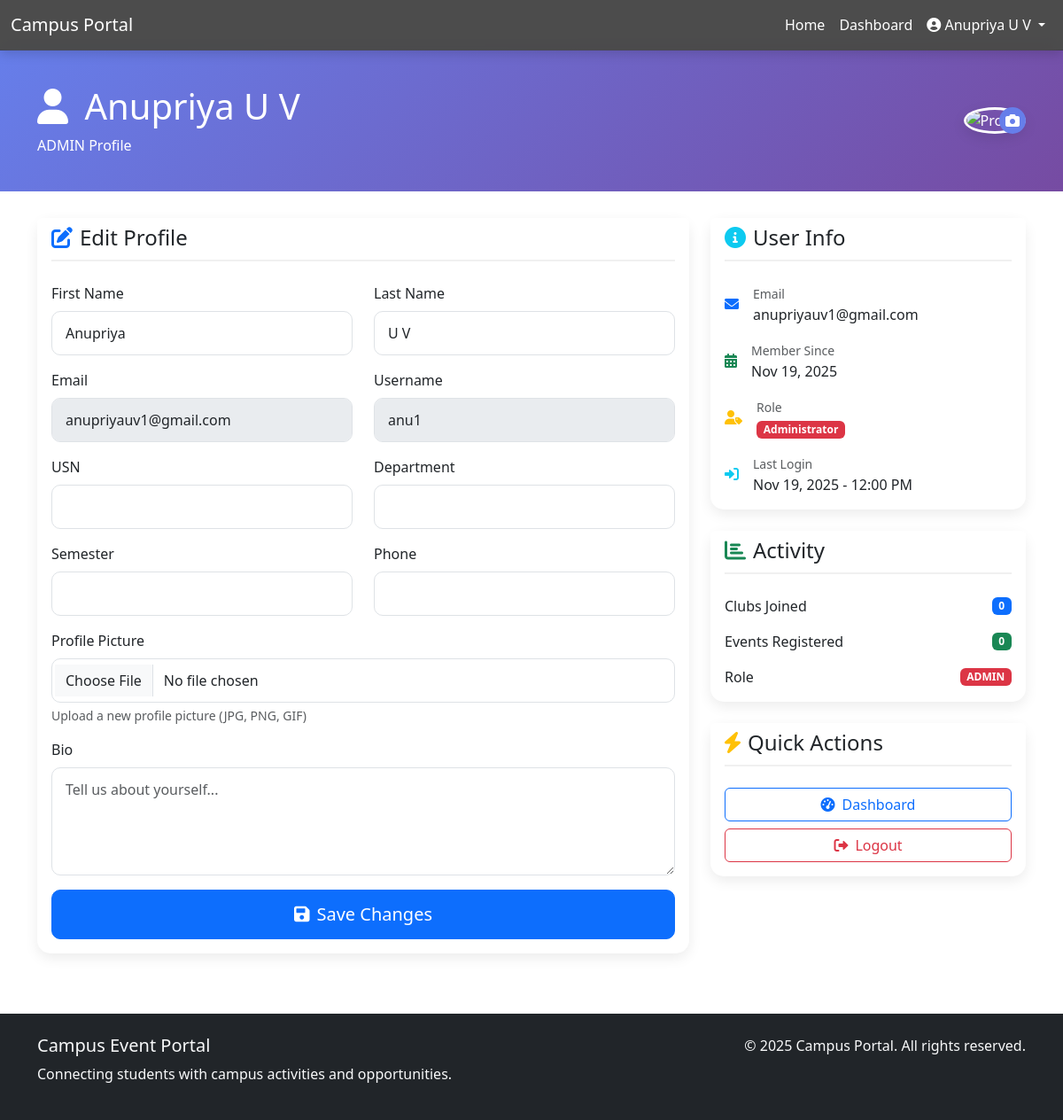
The page /accounts/profile/ (signed in) on the database its author committed.
### apps/accounts/models.py (models this page shows, shortened)
class User(AbstractBaseUser, PermissionsMixin):
    ROLE_CHOICES = [
        ('ADMIN', 'Administrator'),
        ('COORDINATOR', 'Club Coordinator'),
        ('STUDENT', 'Student'),
    ]
    email = models.EmailField(unique=True)
    username = models.CharField(max_length=150, unique=True)
    first_name = models.CharField(max_length=100)
    last_name = models.CharField(max_length=100)
    role = models.CharField(max_length=20, choices=ROLE_CHOICES, default='STUDENT')
    usn = models.CharField(max_length=20, blank=True, null=True, unique=True)
    department = models.CharField(max_length=100, blank=True)
    semester = models.IntegerField(blank=True, null=True)
    phone = models.CharField(max_length=15, blank=True)
    avatar = models.ImageField(upload_to='user_avatars/', blank=True, null=True)
    bio = models.TextField(blank=True)
    is_active = models.BooleanField(default=True)
    is_staff = models.BooleanField(default=False)
    date_joined = models.DateTimeField(default=timezone.now)
    objects = UserManager()
    USERNAME_FIELD = 'email'
    REQUIRED_FIELDS = ['username', 'first_name', 'last_name']
    class Meta:
        db_table = 'users'
        verbose_name = 'User'
        verbose_name_plural = 'Users'
    def get_full_name(self):
        return f"{self.first_name} {self.last_name}"
    def is_admin(self):
        return self.role == 'ADMIN'

### apps/accounts/views.py (the view)
# urls.py: path('profile/', views.profile_view, name='profile'),
@login_required
def profile_view(request):
    if request.method == 'POST':
        form = UserProfileForm(request.POST, request.FILES, instance=request.user)
        if form.is_valid():
            form.save()
            messages.success(request, 'Profile updated successfully!')
            return redirect('accounts:profile')
    else:
        form = UserProfileForm(instance=request.user)
    user_clubs = request.user.clubs.filter(is_active=True)
    user_events = EventRegistration.objects.filter(
        user=request.user
    ).select_related('event').order_by('-registration_date')[:10]
    context = {
        'form': form,
        'user_clubs': user_clubs,
        'user_events': user_events,
    }
    return render(request, 'accounts/profile.html', context)

### apps/accounts/forms.py
class UserProfileForm(forms.ModelForm):
    class Meta:
        model = User
        fields = ['first_name', 'last_name', 'usn', 'department',
                  'semester', 'phone', 'bio', 'avatar']
        widgets = {
            'first_name': forms.TextInput(attrs={'class': 'form-control'}),
            'last_name': forms.TextInput(attrs={'class': 'form-control'}),
            'usn': forms.TextInput(attrs={'class': 'form-control'}),
            'department': forms.TextInput(attrs={'class': 'form-control'}),
            'semester': forms.NumberInput(attrs={'class': 'form-control'}),
            'phone': forms.TextInput(attrs={'class': 'form-control'}),
            'bio': forms.Textarea(attrs={
                'class': 'form-control',
                'rows': 4,
                'placeholder': 'Tell us about yourself...'
            }),
            'avatar': forms.FileInput(attrs={'class': 'form-control'}),
        }

### templates/accounts/profile.html (shortened to what this page needs)
{% extends 'base.html' %}
{% load static %}
{% block content %}
<div class="profile-header">
    <div class="container">
        <div class="row align-items-center">
            <div class="col-md-8">
                <h1 class="mb-2">
                    <i class="fas fa-user me-2"></i>
                    {{ user.get_full_name }}
                </h1>
                <p class="mb-0">{{ user.role }} Profile</p>
            </div>
            <div class="col-md-4 text-end">
                <div class="avatar-container">
                    <img src="{% if user.avatar %}{{ user.avatar.url }}{% else %}{% static 'images/default-avatar.png' %}{% endif %}"
                         alt="Profile"
                         class="rounded-circle avatar-preview"
                         width="100"
                         height="100">
                    <div class="avatar-upload">
                        <i class="fas fa-camera text-white"></i>
                    </div>
                </div>
            </div>
        </div>
    </div>
</div>
<div class="container">
    <div class="row">
        <div class="col-md-8">
            <div class="card profile-card">
                <div class="card-header bg-white border-0">
                    <h4 class="mb-0 section-title"><i class="fas fa-edit me-2 text-primary"></i>Edit Profile</h4>
                </div>
                <div class="card-body">
                    <form method="post" enctype="multipart/form-data" novalidate>
                        <div class="row">
                            <div class="col-md-6 mb-3">
                                <label for="{{ form.first_name.id_for_label }}" class="form-label">First Name</label>
                                {{ form.first_name }}
                            </div>
                            <div class="col-md-6 mb-3">
                                <label for="{{ form.last_name.id_for_label }}" class="form-label">Last Name</label>
                                {{ form.last_name }}
                            </div>
                        </div>
                        <div class="row">
                            <div class="col-md-6 mb-3">
                                <label for="{{ form.email.id_for_label }}" class="form-label">Email</label>
                                <input type="email" class="form-control" value="{{ user.email }}" disabled>
                            </div>
                            <div class="col-md-6 mb-3">
                                <label for="{{ form.username.id_for_label }}" class="form-label">Username</label>
                                <input type="text" class="form-control" value="{{ user.username }}" disabled>
                            </div>
                        </div>
                        <div class="row">
                            <div class="col-md-6 mb-3">
                                <label for="{{ form.usn.id_for_label }}" class="form-label">USN</label>
                                {{ form.usn }}
                            </div>
                            <div class="col-md-6 mb-3">
                                <label for="{{ form.department.id_for_label }}" class="form-label">Department</label>
                                {{ form.department }}
                            </div>
                        </div>
                        <div class="row">
                            <div class="col-md-6 mb-3">
                                <label for="{{ form.semester.id_for_label }}" class="form-label">Semester</label>
                                {{ form.semester }}
                            </div>
                            <div class="col-md-6 mb-3">
                                <label for="{{ form.phone.id_for_label }}" class="form-label">Phone</label>
                                {{ form.phone }}
                            </div>
                        </div>
                        <div class="mb-3">
                            <label for="{{ form.avatar.id_for_label }}" class="form-label">Profile Picture</label>
                            {{ form.avatar }}
                            <div class="form-text">Upload a new profile picture (JPG, PNG, GIF)</div>
                        </div>
                        <div class="mb-3">
                            <label for="{{ form.bio.id_for_label }}" class="form-label">Bio</label>
                            {{ form.bio }}
                        </div>
                        <button type="submit" class="btn btn-primary w-100 btn-lg">
                            <i class="fas fa-save me-2"></i>Save Changes
                        </button>
                    </form>
                </div>
            </div>
        </div>
        <div class="col-md-4">
            <div class="card profile-card">
                <div class="card-header bg-white border-0">
                    <h4 class="mb-0 section-title"><i class="fas fa-info-circle me-2 text-info"></i>User Info</h4>
                </div>
                <div class="card-body">
                    <div class="d-flex align-items-center mb-3">
                        <i class="fas fa-envelope text-primary me-3"></i>
                        <div>
                            <small class="text-muted">Email</small>
                            <div>{{ user.email }}</div>
                        </div>
                    </div>
                    <div class="d-flex align-items-center mb-3">
                        <i class="fas fa-calendar-alt text-success me-3"></i>
                        <div>
                            <small class="text-muted">Member Since</small>
                            <div>{{ user.date_joined|date:"M d, Y" }}</div>
                        </div>
                    </div>
                    <div class="d-flex align-items-center mb-3">
                        <i class="fas fa-user-tag text-warning me-3"></i>
                        <div>
                            <small class="text-muted">Role</small>
                            <div>
                                <span class="badge bg-{% if user.is_admin %}danger{% elif user.is_coordinator %}success{% else %}primary{% endif %}">
                                    {{ user.get_role_display }}
                                </span>
                            </div>
                        </div>
                    </div>
                    <div class="d-flex align-items-center">
                        <i class="fas fa-sign-in-alt text-info me-3"></i>
                        <div>
                            <small class="text-muted">Last Login</small>
                            <div>{{ user.last_login|date:"M d, Y - g:i A" }}</div>
                        </div>
                    </div>
                </div>
            </div>
            <div class="card profile-card mt-4">
                <div class="card-header bg-white border-0">
                    <h4 class="mb-0 section-title"><i class="fas fa-chart-bar me-2 text-success"></i>Activity</h4>
                </div>
                <div class="card-body">
                    <div class="d-flex justify-content-between align-items-center mb-3">
                        <span>Clubs Joined</span>
                        <span class="badge bg-primary">{{ user_clubs.count }}</span>
                    </div>
                    <div class="d-flex justify-content-between align-items-center mb-3">
                        <span>Events Registered</span>
                        <span class="badge bg-success">{{ user_events.count }}</span>
                    </div>
                    <div class="d-flex justify-content-between align-items-center">
                        <span>Role</span>
                        <span class="badge bg-{% if user.is_admin %}danger{% elif user.is_coordinator %}success{% else %}primary{% endif %}">
                            {{ user.role }}
                        </span>
                    </div>
                </div>
            </div>
            <div class="card profile-card mt-4">
                <div class="card-header bg-white border-0">
                    <h4 class="mb-0 section-title"><i class="fas fa-bolt me-2 text-warning"></i>Quick Actions</h4>
                </div>
                <div class="card-body">
                    <a href="{% url 'accounts:dashboard' %}" class="btn btn-outline-primary w-100 mb-2">
                        <i class="fas fa-tachometer-alt me-2"></i>Dashboard
                    </a>
                    <a href="{% url 'accounts:logout' %}" class="btn btn-outline-danger w-100">
                        <i class="fas fa-sign-out-alt me-2"></i>Logout
                    </a>
                </div>
            </div>
        </div>
    </div>
</div>
{% endblock %}

### templates/navbar.html (shortened to what this page needs)
{% load static %}
<nav class="navbar navbar-expand-lg navbar-dark bg-transparent navbar-fixed navbar-transparent">
    <div class="container-fluid">
        <a class="navbar-brand" href="{% url 'home' %}">
            Campus Portal
        </a>
        <div class="collapse navbar-collapse" id="navbarNav">
            <ul class="navbar-nav ms-auto">
                <li class="nav-item">
                    <a class="nav-link" href="{% url 'home' %}">Home</a>
                </li>
                {% if user.is_authenticated %}
                    <li class="nav-item">
                        <a class="nav-link" href="{% url 'accounts:dashboard' %}">Dashboard</a>
                    </li>
                    <li class="nav-item dropdown">
                        <a class="nav-link dropdown-toggle" href="#" role="button" data-bs-toggle="dropdown">
                            <i class="fas fa-user-circle"></i> {{ user.get_full_name }}
                        </a>
                    </li>
                {% endif %}
            </ul>
        </div>
    </div>
</nav>

### templates/base.html (style rules this page uses)
.navbar-fixed { position: fixed; top: 0; left: 0; width: 100%; z-index: 1030; }
.navbar-transparent { background-color: rgba(0, 0, 0, 0.7) !important; backdrop-filter: blur(10px); -webkit-backdrop-filter: blur(10px); box-shadow: 0 4px 12px rgba(0, 0, 0, 0.15); border-bottom: 1px solid rgba(255, 255, 255, 0.1); }
.navbar-transparent .navbar-brand, .navbar-transparent .nav-link { color: white !important; }
body { padding-top: 56px; }

### templates/accounts/profile.html (style rules this page uses)
.profile-header { background: linear-gradient(135deg, #667eea 0%, #764ba2 100%); color: white; padding: 40px 0; margin-bottom: 30px; }
.profile-card { border: none; border-radius: 15px; box-shadow: 0 5px 15px rgba(0,0,0,0.08); margin-bottom: 20px; }
.avatar-container { position: relative; display: inline-block; }
.avatar-preview { border: 3px solid white; box-shadow: 0 5px 15px rgba(0,0,0,0.1); }
.avatar-upload { position: absolute; bottom: 0; right: 0; background: #667eea; border-radius: 50%; width: 30px; height: 30px; display: flex; align-items: center; justify-content: center; cursor: pointer; }
.form-control, .form-select { border-radius: 10px; padding: 12px 15px; }
.btn-primary { border-radius: 10px; padding: 12px 20px; }
.section-title { border-bottom: 2px solid #f0f0f0; padding-bottom: 10px; margin-bottom: 20px; }

### rows shown on the page
User: get_full_name "Anupriya U V", role "ADMIN", first_name "Anupriya", last_name "U V", email "anupriyauv1@gmail.com", username "anu1", date_joined "Nov 19, 2025", role "Administrator", last_login "Nov 19, 2025 - 12:00 PM"

### other values the page prints
{{ user_clubs.count }} "0"
{{ user_events.count }} "0"
